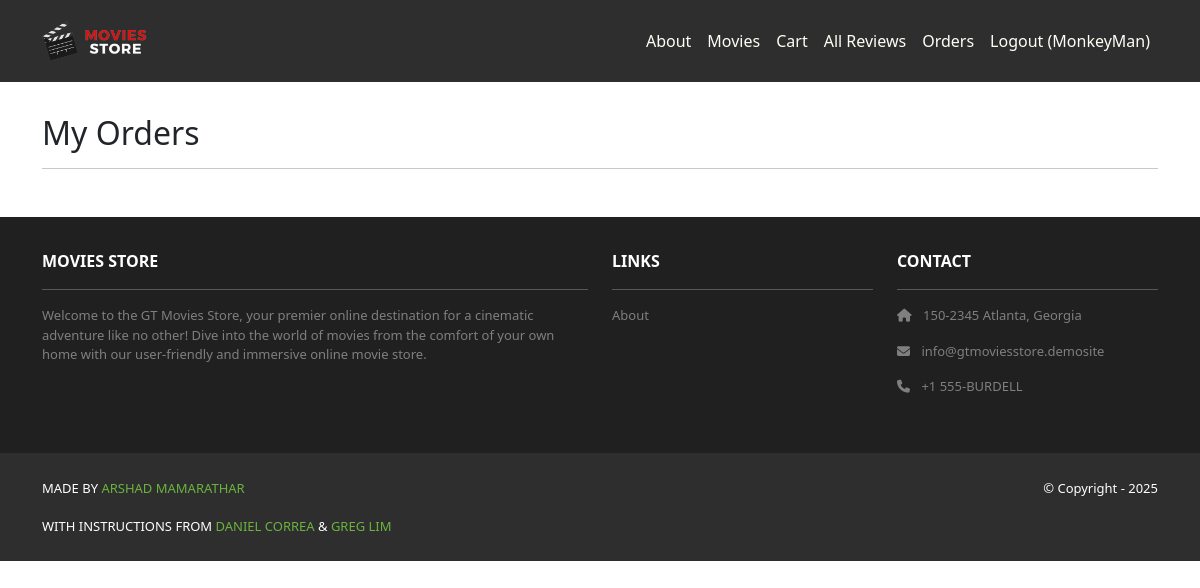
The page /accounts/orders/ (signed in) on the database as committed earlier.
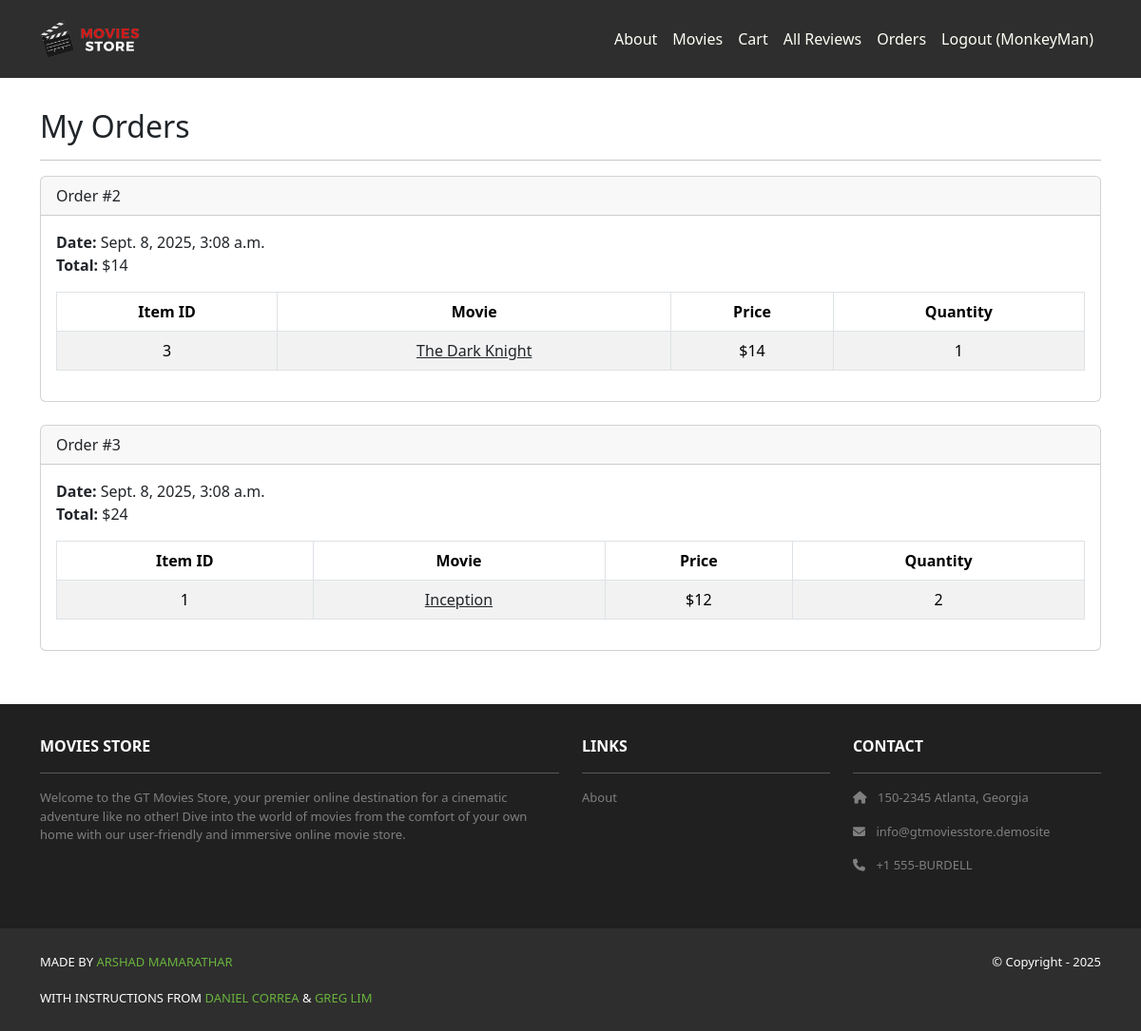
The same page on the database as committed later.
### cart/models.py (models this page shows, shortened)
class Order(models.Model):
    id = models.AutoField(primary_key=True)
    total = models.IntegerField()
    date = models.DateTimeField(auto_now_add=True)
    user = models.ForeignKey(User,on_delete=models.CASCADE)

class Item(models.Model):
    id = models.AutoField(primary_key=True)
    price = models.IntegerField()
    quantity = models.IntegerField()
    order = models.ForeignKey(Order,on_delete=models.CASCADE)
    movie = models.ForeignKey(Movie,on_delete=models.CASCADE)

### movies/models.py (models this page shows, shortened)
class Movie(models.Model):
    id = models.AutoField(primary_key=True)
    name = models.CharField(max_length=255)
    price = models.IntegerField()
    description = models.TextField()
    image = models.ImageField(upload_to='movie_images/')

### accounts/views.py (the view)
# urls.py: path('orders/', views.orders, name='accounts.orders'),
@login_required
def orders(request):
    template_data = {}
    template_data['title'] = 'Orders'
    template_data['orders'] = request.user.order_set.all()
    return render(request, 'accounts/orders.html', {'template_data': template_data})

### accounts/templates/accounts/orders.html
{% extends 'base.html' %}
{% block content %}
<div class="p-3">
  <div class="container">
    <div class="row mt-3">
      <div class="col mx-auto mb-3">
        <h2>My Orders</h2>
        <hr />
        {% for order in template_data.orders %}
        <div class="card mb-4">
          <div class="card-header">
            Order #{{ order.id }}
          </div>
          <div class="card-body">
            <b>Date:</b> {{ order.date }}<br />
            <b>Total:</b> ${{ order.total }}<br />
            <table class="table table-bordered table-striped text-center mt-3">
              <thead>
                <tr>
                  <th scope="col">Item ID</th>
                  <th scope="col">Movie</th>
                  <th scope="col">Price</th>
                  <th scope="col">Quantity</th>
                </tr>
              </thead>
              <tbody>
                {% for item in order.item_set.all %}
                <tr>
                  <td>{{ item.movie.id }}</td>
                  <td>
                    <a class="link-dark" href="{% url 'movies.show' id=item.movie.id %}">
                      {{ item.movie.name }}
                    </a>
                  </td>
                  <td>${{ item.movie.price }}</td>
                  <td>{{ item.quantity }}</td>
                </tr>
                {% endfor %}
              </tbody>
            </table>
          </div>
        </div>
        {% endfor %}
      </div>
    </div>
  </div>
</div>
{% endblock content %}

### moviesstore/templates/base.html (shortened to what this page needs)
<!DOCTYPE html>
<html>
  {% load static %}
  <head>
    <link href="https://cdn.jsdelivr.net/npm/bootstrap@5.3.3/dist/css/bootstrap.min.css" rel="stylesheet">
    <link rel="stylesheet" href="https://cdnjs.cloudflare.com/ajax/libs/font-awesome/6.1.1/css/all.min.css">
    <link rel="stylesheet" type="text/css" href="{% static 'css/style.css' %}">
  </head>
  <body>
    <nav class="p-3 navbar navbar-dark bg-dark navbar-expand-lg">
      <div class="container">
        <a class="navbar-brand" href="{% url 'home.index' %}">
          <img src="{% static 'img/logo.png' %}" alt="logo" height="40" />
        </a>
        <div class="collapse navbar-collapse" id="navbarNavAltMarkup">
          <div class="navbar-nav ms-auto navbar-ml">
            <a class="nav-link" href="{% url 'home.about' %}">About</a>
            <a class="nav-link" href="{% url 'movies.index' %}">Movies</a>
            <a class="nav-link" href="{% url 'cart.index' %}">Cart</a>
            <a class="nav-link" href="{% url 'movies.all_reviews' %}">All Reviews</a>
            {% if user.is_authenticated %}
            <a class="nav-link" href="{% url 'accounts.orders' %}">Orders</a>
            <a class="nav-link" href="{% url 'accounts.logout' %}">Logout ({{ user.username }})</a>
            {% else %}
            <a class="nav-link" href="{% url 'accounts.login' %}">Login</a>
            <a class="nav-link" href="{% url 'accounts.signup' %}">Sign Up</a>
            {% endif %}
          </div>
        </div>
      </div>
    </nav>
    <div>
      {% block content %}
      {% endblock content %}
    </div>
    <section class="p-3 ms-footer d-none d-md-block">
      <div class="container">
        <div class="row mt-3 text-white">
          <div class="col-md-6 col-lg-6 col-xl-6 mx-auto mb-4">
            <b>MOVIES STORE</b>
            <hr />
            <p>Welcome to the GT Movies Store, your premier online destination for a cinematic
              adventure like no other! Dive into the world of movies from the comfort of your own home with our user-friendly
              and immersive online movie store.</p>
          </div>
          <div class="col-md-3 col-lg-3 col-xl-3 mx-auto mb-4">
            <b>LINKS</b>
            <hr />
            <p><a class="nav-link" href="{% url 'home.about' %}">About</a></p>
          </div>
          <div class="col-md-3 col-lg-3 col-xl-3 mx-auto mb-4">
            <b>CONTACT</b>
            <hr />
            <p><i class="fas fa-home me-2"></i> 150-2345 Atlanta, Georgia</p>
            <p><i class="fas fa-envelope me-2"></i> info@gtmoviesstore.demosite</p>
            <p><i class="fas fa-phone me-2"></i> +1 555-BURDELL</p>
          </div>
        </div>
      </div>
    </section>
    <section class="p-3 ms-footer-bottom bg-dark">
      <div class="container d-flex justify-content-between">
        <div class="me-5 text-white">
          <span> MADE BY <a href="https://prnt.ink" target="_blank">ARSHAD MAMARATHAR</a>
          </span>
          <br>
          <span>WITH INSTRUCTIONS FROM <a href="https://www.x.com/danielgarax" target="_blank">DANIEL CORREA</a> &
            <a href="https://www.x.com/greglim81" target="_blank">GREG LIM</a>
          </span>
        </div>
        <div class="text-white">
          <span>© Copyright - 2025</span>
        </div>
      </div>
    </section>
  </body>
</html>

### moviesstore/static/css/style.css (style rules this page uses)
.navbar a.nav-link { color: #FFFEF6 !important; }
.bg-dark { background-color: #2E2E2E !important; }
.ms-footer { background-color: #202020; }
.ms-footer p { color: #7F7F7F; font-size: 13px; }
.ms-footer-bottom span { font-size: 13px; line-height: 38px; }
.ms-footer-bottom a { color: #6ab43e; text-decoration: none; }

Rows that differ between the two databases and show on the page:
added Order: id "2", date "Sept. 8, 2025, 3:08 a.m.", total "14"
added Item: movie.id "3", movie.name "The Dark Knight", movie.price "14", quantity "1", shown under "2"
added Order: id "3", date "Sept. 8, 2025, 3:08 a.m.", total "24"
added Item: movie.id "1", movie.name "Inception", movie.price "12", quantity "2", shown under "3"
